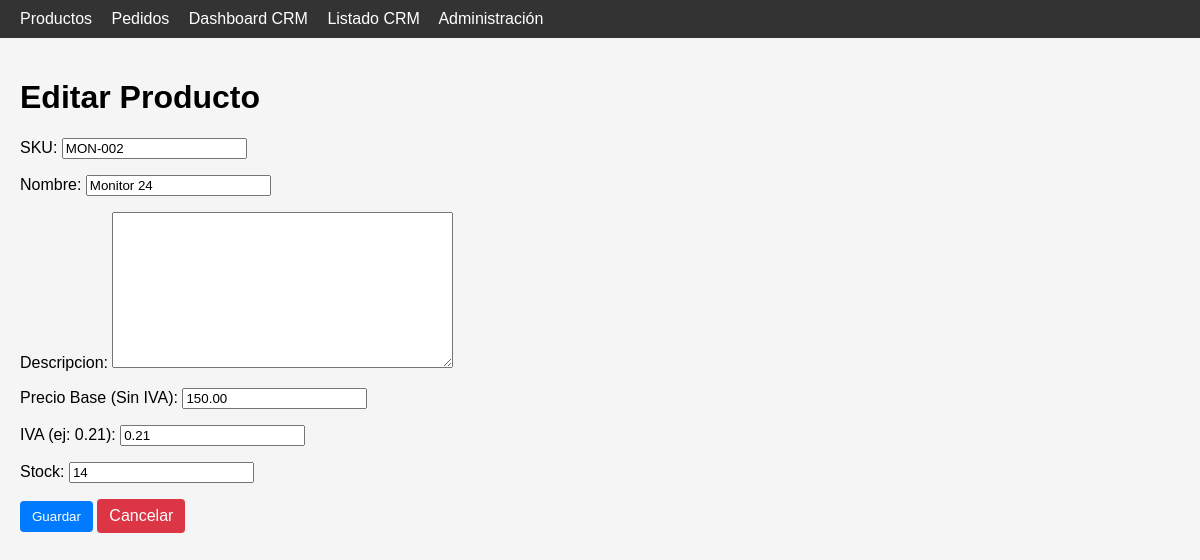
Screenshot of /productos/editar/2/ with the database file from the repository.
### core/models.py (models this page shows, shortened)
class Producto(models.Model):
    sku = models.CharField(max_length=100, unique=True, verbose_name="SKU")
    nombre = models.CharField(max_length=255)
    descripcion = models.TextField(blank=True, null=True)
    precio_base = models.DecimalField(max_digits=10, decimal_places=2, verbose_name="Precio Base (Sin IVA)")
    tipo_iva = models.DecimalField(max_digits=4, decimal_places=2, verbose_name="IVA (ej: 0.21)") # 0.21 para 21%
    stock = models.IntegerField(default=0, verbose_name="Stock")
    created_at = models.DateTimeField(auto_now_add=True)
    updated_at = models.DateTimeField(auto_now=True)
    class Meta:
        indexes = [
            models.Index(fields=['sku'], name='idx_producto_sku_unico'),
            models.Index(fields=['nombre'], name='idx_producto_nombre'),
        ]

### core/views.py (the view)
# urls.py: path('productos/editar/<int:pk>/', views.producto_update, name='producto_update'),
def producto_update(request, pk):
    producto = get_object_or_404(Producto, pk=pk)
    if request.method == 'POST':
        form = ProductoForm(request.POST, instance=producto)
        if form.is_valid():
            form.save()
            messages.success(request, "Producto actualizado correctamente.")
            return redirect('producto_list')
    else:
        form = ProductoForm(instance=producto)
    return render(request, 'productos/producto_form.html', {'form': form})

### ventas/forms.py (shortened to what this page needs)
class ProductoForm(forms.ModelForm):
    class Meta:
        model = Producto
        fields = ['sku', 'nombre', 'descripcion', 'precio_base', 'tipo_iva', 'stock']

### core/templates/productos/producto_form.html (shortened to what this page needs)
{% extends 'base.html' %}
{% block content %}
    <h1>{% if form.instance.pk %}Editar{% else %}Nuevo{% endif %} Producto</h1>
    <form method="post">
        {{ form.as_p }}
        <button type="submit" class="btn btn-primary">Guardar</button>
        <a href="{% url 'producto_list' %}" class="btn btn-danger">Cancelar</a>
    </form>
{% endblock %}

### core/templates/base.html (style rules this page uses)
body { font-family: Arial, sans-serif; margin: 0; padding: 0; background: #f5f5f5; }
.btn { padding: 8px 12px; text-decoration: none; border-radius: 4px; display: inline-block; cursor: pointer; border: none; }
.btn-primary { background-color: #007bff; color: white; }
.btn-danger { background-color: #dc3545; color: white; }

### rows the page displays
Producto: sku "MON-002", nombre "Monitor 24", precio_base "150.00", tipo_iva "0.21", stock "14"
